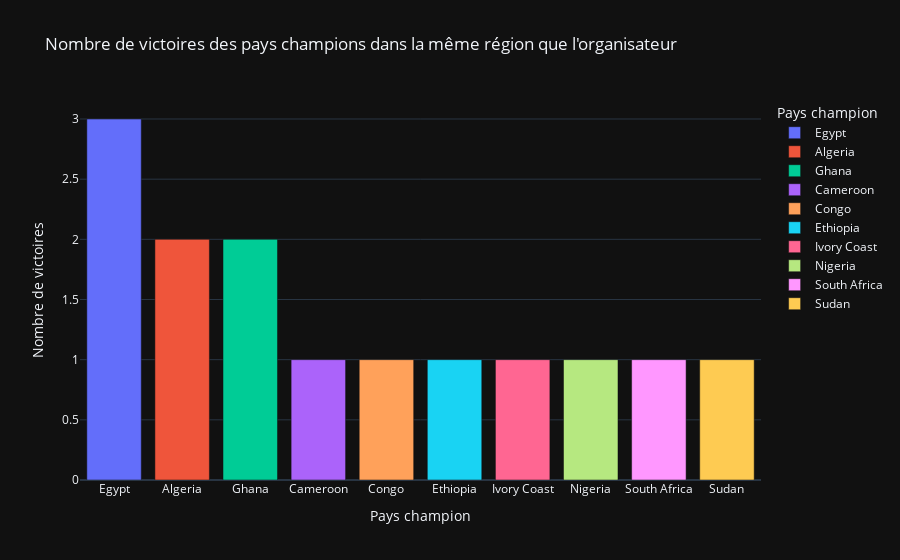

Notebook source saved alongside this figure:
### Markdown cell above
Nombre de victoires des sous-confédérations organisatrices

### Code cell
# Ajoutons une colonne indiquant si le pays champion est de la même région que l'organisateur
df_stats['SameRegionWinner'] = df_stats['HostRegion'] == df_stats['ChampionRegion']

# Créons un DataFrame avec le décompte des victoires par pays champion dans la même région que l'organisateur
same_region_wins_count = df_stats[df_stats['SameRegionWinner']].groupby('Champion').size().reset_index(name='Wins')

data = same_region_wins_count.sort_values(by='Wins', ascending=False).head(10)

# Crée un diagramme à barres empilées
fig = px.bar(data, x='Champion', y='Wins', color='Champion',
             title='Nombre de victoires des pays champions dans la même région que l\'organisateur',
             labels={'Champion': 'Pays champion', 'Wins': 'Nombre de victoires'})

fig.show()

### Figure 1 — Plotly figure (JSON) as saved in the notebook; plotly's stock layout.template omitted (floating-point values rounded to 4 significant figures)
{"data": [{"alignmentgroup": "True", "hovertemplate": "Pays champion=%{x}<br>Nombre de victoires=%{y}<extra></extra>", "legendgroup": "Egypt", "marker": {"color": "#636efa", "pattern": {"shape": ""}}, "name": "Egypt", "offsetgroup": "Egypt", "orientation": "v", "showlegend": true, "textposition": "auto", "x": ["Egypt"], "xaxis": "x", "y": [3], "yaxis": "y", "type": "bar"}, {"alignmentgroup": "True", "hovertemplate": "Pays champion=%{x}<br>Nombre de victoires=%{y}<extra></extra>", "legendgroup": "Algeria", "marker": {"color": "#EF553B", "pattern": {"shape": ""}}, "name": "Algeria", "offsetgroup": "Algeria", "orientation": "v", "showlegend": true, "textposition": "auto", "x": ["Algeria"], "xaxis": "x", "y": [2], "yaxis": "y", "type": "bar"}, {"alignmentgroup": "True", "hovertemplate": "Pays champion=%{x}<br>Nombre de victoires=%{y}<extra></extra>", "legendgroup": "Ghana", "marker": {"color": "#00cc96", "pattern": {"shape": ""}}, "name": "Ghana", "offsetgroup": "Ghana", "orientation": "v", "showlegend": true, "textposition": "auto", "x": ["Ghana"], "xaxis": "x", "y": [2], "yaxis": "y", "type": "bar"}, {"alignmentgroup": "True", "hovertemplate": "Pays champion=%{x}<br>Nombre de victoires=%{y}<extra></extra>", "legendgroup": "Cameroon", "marker": {"color": "#ab63fa", "pattern": {"shape": ""}}, "name": "Cameroon", "offsetgroup": "Cameroon", "orientation": "v", "showlegend": true, "textposition": "auto", "x": ["Cameroon"], "xaxis": "x", "y": [1], "yaxis": "y", "type": "bar"}, {"alignmentgroup": "True", "hovertemplate": "Pays champion=%{x}<br>Nombre de victoires=%{y}<extra></extra>", "legendgroup": "Congo", "marker": {"color": "#FFA15A", "pattern": {"shape": ""}}, "name": "Congo", "offsetgroup": "Congo", "orientation": "v", "showlegend": true, "textposition": "auto", "x": ["Congo"], "xaxis": "x", "y": [1], "yaxis": "y", "type": "bar"}, {"alignmentgroup": "True", "hovertemplate": "Pays champion=%{x}<br>Nombre de victoires=%{y}<extra></extra>", "legendgroup": "Ethiopia", "marker": {"color": "#19d3f3", "pattern": {"shape": ""}}, "name": "Ethiopia", "offsetgroup": "Ethiopia", "orientation": "v", "showlegend": true, "textposition": "auto", "x": ["Ethiopia"], "xaxis": "x", "y": [1], "yaxis": "y", "type": "bar"}, {"alignmentgroup": "True", "hovertemplate": "Pays champion=%{x}<br>Nombre de victoires=%{y}<extra></extra>", "legendgroup": "Ivory Coast", "marker": {"color": "#FF6692", "pattern": {"shape": ""}}, "name": "Ivory Coast", "offsetgroup": "Ivory Coast", "orientation": "v", "showlegend": true, "textposition": "auto", "x": ["Ivory Coast"], "xaxis": "x", "y": [1], "yaxis": "y", "type": "bar"}, {"alignmentgroup": "True", "hovertemplate": "Pays champion=%{x}<br>Nombre de victoires=%{y}<extra></extra>", "legendgroup": "Nigeria", "marker": {"color": "#B6E880", "pattern": {"shape": ""}}, "name": "Nigeria", "offsetgroup": "Nigeria", "orientation": "v", "showlegend": true, "textposition": "auto", "x": ["Nigeria"], "xaxis": "x", "y": [1], "yaxis": "y", "type": "bar"}, {"alignmentgroup": "True", "hovertemplate": "Pays champion=%{x}<br>Nombre de victoires=%{y}<extra></extra>", "legendgroup": "South Africa", "marker": {"color": "#FF97FF", "pattern": {"shape": ""}}, "name": "South Africa", "offsetgroup": "South Africa", "orientation": "v", "showlegend": true, "textposition": "auto", "x": ["South Africa"], "xaxis": "x", "y": [1], "yaxis": "y", "type": "bar"}, {"alignmentgroup": "True", "hovertemplate": "Pays champion=%{x}<br>Nombre de victoires=%{y}<extra></extra>", "legendgroup": "Sudan", "marker": {"color": "#FECB52", "pattern": {"shape": ""}}, "name": "Sudan", "offsetgroup": "Sudan", "orientation": "v", "showlegend": true, "textposition": "auto", "x": ["Sudan"], "xaxis": "x", "y": [1], "yaxis": "y", "type": "bar"}], "layout": {"xaxis": {"anchor": "y", "domain": [0.0, 1.0], "title": {"text": "Pays champion"}, "categoryorder": "array", "categoryarray": ["Egypt", "Algeria", "Ghana", "Cameroon", "Congo", "Ethiopia", "Ivory Coast", "Nigeria", "South Africa", "Sudan"]}, "yaxis": {"anchor": "x", "domain": [0.0, 1.0], "title": {"text": "Nombre de victoires"}}, "legend": {"title": {"text": "Pays champion"}, "tracegroupgap": 0}, "title": {"text": "Nombre de victoires des pays champions dans la même région que l'organisateur"}, "barmode": "relative"}}
